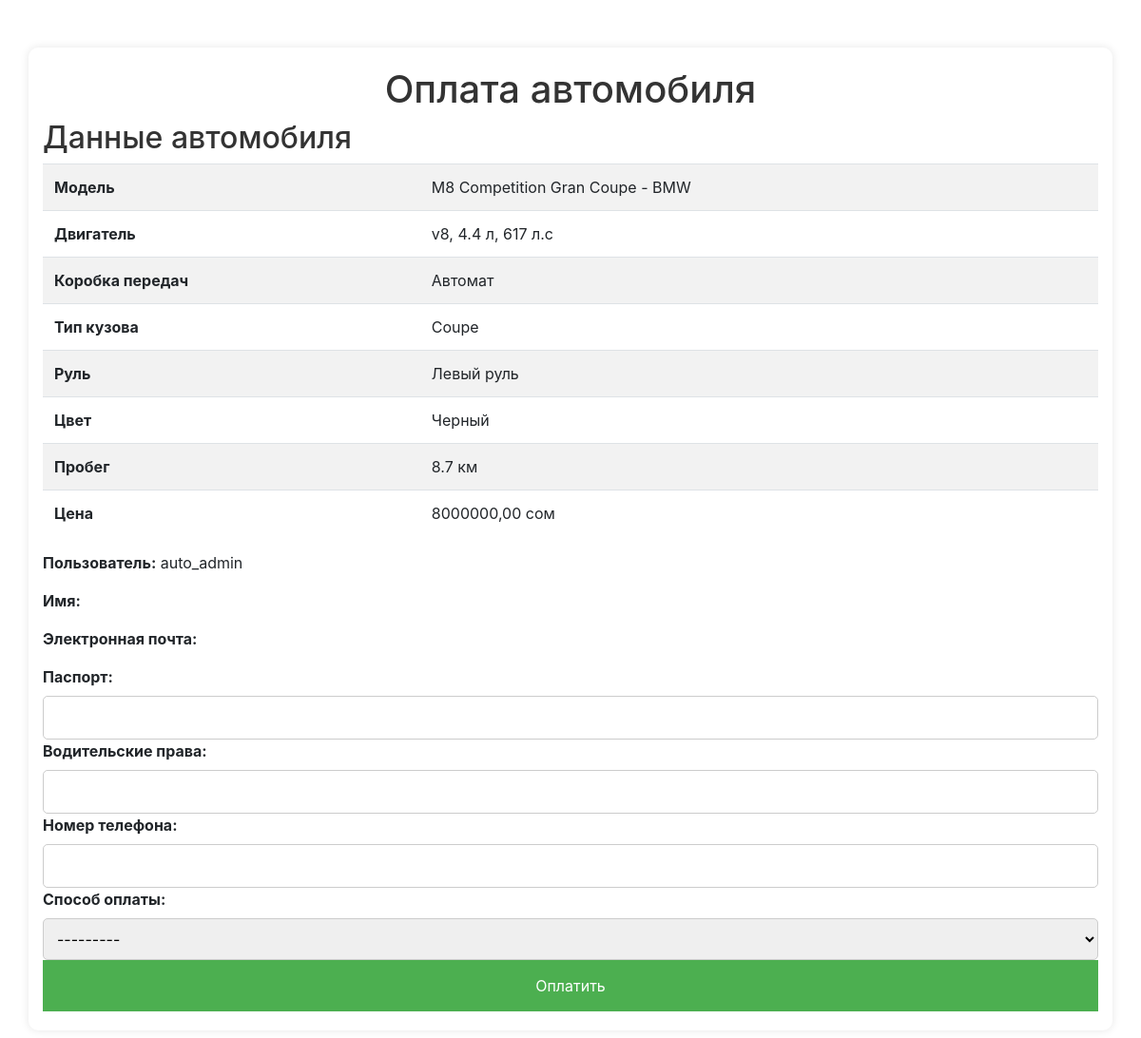
The app's page /payment/1/ (signed in) with its own data.
### auto/models.py (models this page shows, shortened)
class Car(models.Model):
    name = models.CharField(max_length=50, verbose_name='Модель')
    brand = models.CharField(max_length=40, verbose_name='Брэнд')
    engine = models.ForeignKey(Engine, on_delete=models.CASCADE, verbose_name='Двигатель')
    transmission = models.ForeignKey(Transmission, on_delete=models.CASCADE, verbose_name='Коробка передач')
    body_type = models.ForeignKey(BodyType, on_delete=models.CASCADE, verbose_name='Тип кузова')
    color = models.CharField(max_length=20, verbose_name='Цвет')
    mileage = models.CharField(max_length=40, verbose_name='Пробег')
    rudder = models.ForeignKey(Rudder, on_delete=models.CASCADE, verbose_name='Руль')
    price = models.DecimalField(max_digits=19, decimal_places=2, verbose_name='Цена')
    description = models.TextField(default='No description', verbose_name='Описание')
    photo = models.ImageField(upload_to='cars/', null=False, blank=False, verbose_name='Фото')
    class Meta:
        verbose_name_plural = 'Автомобиль'
        ordering = ['name']

class Engine(models.Model):
    name = models.CharField(max_length=30, verbose_name='Название')
    volume = models.CharField(max_length=20, verbose_name='Объем')
    power = models.CharField(max_length=20, verbose_name='Мощность')
    class Meta:
        verbose_name_plural = 'Двигатель'
        ordering = ['name']

class Transmission(models.Model):
    type = models.CharField(max_length=40)
    class Meta:
        verbose_name_plural = 'Коробка передач'
        ordering = ['type']

class BodyType(models.Model):
    type = models.CharField(max_length=30)
    class Meta:
        verbose_name_plural = 'Тип Кузова'
        ordering = ['type']

class Rudder(models.Model):
    type = models.CharField(max_length=20)
    class Meta:
        verbose_name_plural = 'Руль'
        ordering = ['type']

### auto/views.py (the view, shortened to what this page needs)
# urls.py: path('payment/<int:pk>/', views.PaymentView.as_view(), name='payment'),
class PaymentView(LoginRequiredMixin, View):
    template_name = 'payment_form.html'
    def get(self, request, pk):
        car = get_object_or_404(models.Car, id=pk)
        form = forms.PaymentFormForm()
        user = request.user
        return render(request, self.template_name, {'car': car, 'form': form, 'user': user})

### auto/forms.py (shortened to what this page needs)
class PaymentFormForm(forms.ModelForm):
    class Meta:
        model = models.PaymentForm
        fields = ['passport', 'driving_license', 'payment_method', 'address', 'phone', 'card_code',
                  'card_validity_period', 'card_number']

### auto/templates/payment_form.html (shortened to what this page needs)
{% extends 'base.html' %}
{% block content %}
<div class="container">
    <h1>Оплата автомобиля</h1>
    <h2>Данные автомобиля</h2>
    <table class="table table-striped">
        <tr>
            <th>Модель</th>
            <td>{{ car.name }} - {{ car.brand }}</td>
        </tr>
        <tr>
            <th>Двигатель</th>
            <td>{{ car.engine.name }}, {{ car.engine.volume }} л, {{ car.engine.power }} л.с</td>
        </tr>
        <tr>
            <th>Коробка передач</th>
            <td>{{ car.transmission.type }}</td>
        </tr>
        <tr>
            <th>Тип кузова</th>
            <td>{{ car.body_type.type }}</td>
        </tr>
        <tr>
            <th>Руль</th>
            <td>{{ car.rudder.type }}</td>
        </tr>
        <tr>
            <th>Цвет</th>
            <td>{{ car.color }}</td>
        </tr>
        <tr>
            <th>Пробег</th>
            <td>{{ car.mileage }} км</td>
        </tr>
        <tr>
            <th>Цена</th>
            <td>{{ car.price }} сом</td>
        </tr>
    </table>
    <p><strong>Пользователь:</strong> {{ user.username }}</p>
    <p><strong>Имя:</strong> {{ user.first_name }}</p>
    <p><strong>Электронная почта:</strong> {{ user.email }}</p>
    <form id="payment-form" method="POST">
        <div>
            <label for="id_passport">Паспорт:</label>
            {{ form.passport }}
        </div>
        <div>
            <label for="id_driving_license">Водительские права:</label>
            {{ form.driving_license }}
        </div>
        <div>
            <label for="phone">Номер телефона:</label>
            {{ form.phone }}
        </div>
        <div>
            <label for="id_payment_method">Способ оплаты:</label>
            {{ form.payment_method }}
        </div>
    <button type="submit">Оплатить</button>
</form>
    </div>
{% endblock %}

### auto/static/auto/css/auto.css (style rules this page uses)
body { font-family: Arial, sans-serif; margin: 0; padding: 0; background-color: #f4f4f4; }
h2 { margin-bottom: 20px; color: #333; }

### auto/static/auto/css/test.css (style rules this page uses)
body { font-family: Arial, sans-serif; background-color: #f4f4f4; margin: 0; padding: 20px; }
.container { max-width: 800px; margin: 0 auto; background-color: #fff; padding: 20px; box-shadow: 0 0 10px rgba(0, 0, 0, 0.1); border-radius: 5px; }
h1 { text-align: center; color: #333; }
label { font-weight: bold; }
input, select, textarea { width: 100%; padding: 10px; margin: 10px 0; border-radius: 4px; border: 1px solid #ccc; }

### auto/static/auto/css/create.css (style rules this page uses)
body { font-family: Arial, sans-serif; background-color: #f4f4f4; margin: 0; padding: 0; }
.container { max-width: 800px; margin: 50px auto; background-color: #fff; padding: 20px; border-radius: 10px; box-shadow: 0 0 10px rgba(0, 0, 0, 0.1); }
h1 { text-align: center; }
form { display: flex; flex-direction: column; }
label { margin-bottom: 5px; font-weight: bold; }
input, select, textarea { margin-bottom: 20px; padding: 10px; font-size: 16px; border: 1px solid #ccc; border-radius: 5px; width: 100%; }
button { padding: 15px; background-color: #4CAF50; color: white; border: none; border-radius: 5px; cursor: pointer; }

### records on screen
Car: name "M8 Competition Gran Coupe", brand "BMW", engine.name "v8", engine.volume "4.4", engine.power "617", transmission.type "Автомат", body_type.type "Coupe", rudder.type "Левый руль", color "Черный", mileage "8.7", price "8000000,00"

### other values on screen
{{ user.username }} "auto_admin"
